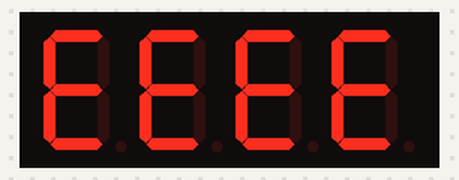
Bench run of a program on a simulated Raspberry Pi (BCM pin numbers). On the bench: 4-digit seven-segment display. At 24.1 s the program stops and its outputs stay as they are.

Above: at 0.1 s.
At 3.1 s:
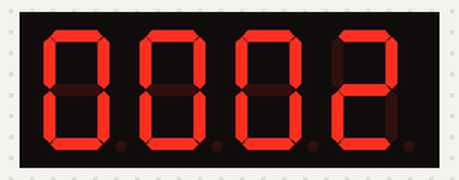
At 6.1 s:
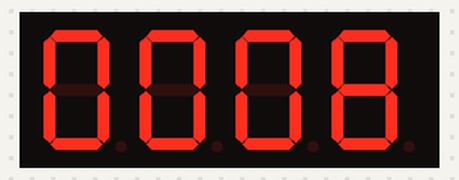
At 12.1 s:
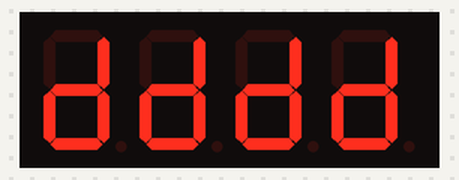
At 17.1 s:
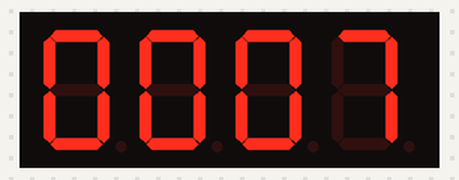
At 23.1 s:
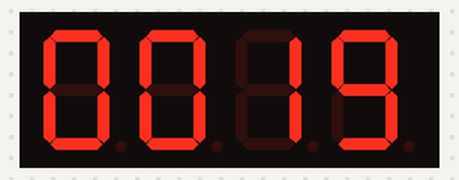

The program:

prac_even_odd_7seg.py
```python
import time
import RPi.GPIO as GPIO
import tm1637

display= tm1637.TM1637(23,24,tm1637.BRIGHT_TYPICAL)
display.Clear()
display.SetBrightnes(1)

even=list()
odd=list()

def findAllEvenOddNumbers():
    for i in range(20):
        if(i%2==0):
            even.append(i)
        elif(i%2==1):
            odd.append(i)


def displayNumbers():
    findAllEvenOddNumbers()
    word =[14,14,14,14]
    display.Show(word)
    time.sleep(2)

    #loop through the even numbers
    for i in even:
        # convert the int to string
        num_str= str(i)

        ##add leading zeros
        zero_str=""
        if(len(num_str) < 4 ):
            zero_str=addLeadingZeros(num_str)

        #append the num_str to leading zeros ie 000 + 2
        zero_str+=num_str

        #separate each digit from the string
        num_to_display=[int(zero_str[0]),int(zero_str[1]),int(zero_str[2]),int(zero_str[3])]
        display.Show(num_to_display)
        time.sleep(1)

     #display odd numbers
    word=[13,13,13,13]
    display.Show(word)
    time.sleep(2)

    #loop through the odd numbers
    for i in odd:
        num_str= str(i)

        zero_str=""
        if(len(num_str) < 4 ):
            zero_str=addLeadingZeros(num_str)

        zero_str+=num_str
        num_to_display=[int(zero_str[0]),int(zero_str[1]),int(zero_str[2]),int(zero_str[3])]
        display.Show(num_to_display)
        time.sleep(1)

def addLeadingZeros(var):
    zeros_str=""
    zeros_to_add= len("0000") - len(var)
    for i in range (zeros_to_add):
        zeros_str += "0"
    return zeros_str

displayNumbers()
```

Measured:
- what the display in image 1 shows lasts 1.0 s, from 3.0 s to 4.0 s
- what the display in image 3 shows lasts 2.0 s, from 12.0 s to 14.0 s
